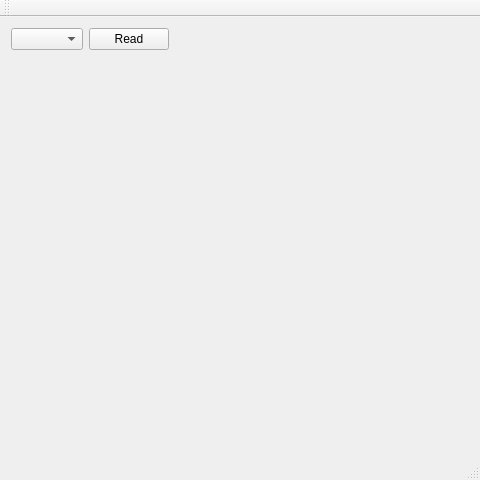
<?xml version="1.0" encoding="UTF-8"?>
<ui version="4.0">
 <class>MainWindow</class>
 <widget class="QMainWindow" name="MainWindow">
  <property name="geometry">
   <rect>
    <x>0</x>
    <y>0</y>
    <width>480</width>
    <height>480</height>
   </rect>
  </property>
  <property name="windowTitle">
   <string>SharedMemoryRead</string>
  </property>
  <widget class="QWidget" name="centralWidget">
   <layout class="QGridLayout" name="gridLayout_3">
    <item row="0" column="0">
     <layout class="QGridLayout" name="gridLayout">
      <item row="0" column="2">
       <spacer name="horizontalSpacer">
        <property name="orientation">
         <enum>Qt::Horizontal</enum>
        </property>
        <property name="sizeHint" stdset="0">
         <size>
          <width>40</width>
          <height>20</height>
         </size>
        </property>
       </spacer>
      </item>
      <item row="0" column="1">
       <widget class="QPushButton" name="pushButton_Read">
        <property name="text">
         <string>Read</string>
        </property>
       </widget>
      </item>
      <item row="0" column="0">
       <widget class="QComboBox" name="comboBox"/>
      </item>
     </layout>
    </item>
    <item row="1" column="0">
     <layout class="QGridLayout" name="gridLayout_2">
      <item row="0" column="0">
       <widget class="QLabel" name="label">
        <property name="sizePolicy">
         <sizepolicy hsizetype="Expanding" vsizetype="Expanding">
          <horstretch>0</horstretch>
          <verstretch>0</verstretch>
         </sizepolicy>
        </property>
        <property name="text">
         <string/>
        </property>
        <property name="alignment">
         <set>Qt::AlignCenter</set>
        </property>
       </widget>
      </item>
     </layout>
    </item>
   </layout>
  </widget>
  <widget class="QMenuBar" name="menuBar">
   <property name="geometry">
    <rect>
     <x>0</x>
     <y>0</y>
     <width>480</width>
     <height>21</height>
    </rect>
   </property>
  </widget>
  <widget class="QToolBar" name="mainToolBar">
   <attribute name="toolBarArea">
    <enum>TopToolBarArea</enum>
   </attribute>
   <attribute name="toolBarBreak">
    <bool>false</bool>
   </attribute>
  </widget>
  <widget class="QStatusBar" name="statusBar"/>
 </widget>
 <layoutdefault spacing="6" margin="11"/>
 <resources/>
 <connections/>
</ui>
